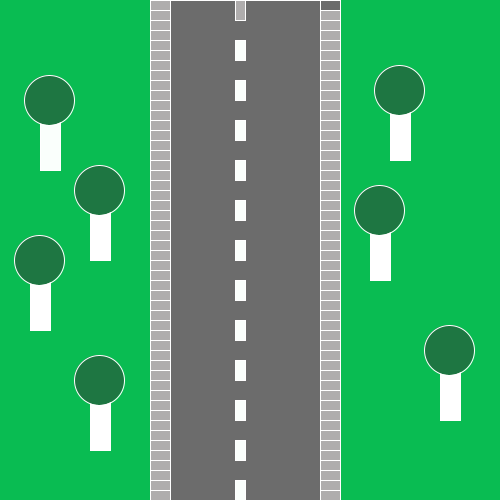
Frame 1 (no input)
Frame 60 (the mouse pressed at the canvas centre just before this capture): identical to frame 1, image omitted
Frame 120 (the mouse held since frame 60 and released just before this capture): identical to frame 1, image omitted

The Processing sketch that drew this single still picture (run headless with seeded random() and noise(); from frame 60 on, the mouse is pressed at the canvas centre):

// Processing sketch: road
// ── road.pde
void setup() {
  size(500, 500);
  background(#09BC52);
  yes(120, 500);
  yes(280, 500);
  road(150, 0);
  road2(320, 0);
  line(235, 0);
  
  //left side trees
  rect(40, 100, 20, 70);
  fill(#1E7642);
  ellipse(49, 100, 50, 50);
  noFill();
  
  fill(255);
  rect(90, 190, 20, 70);
  fill(#1E7642);
  ellipse(99, 190, 50, 50);
  noFill();
    
  fill(255);
  rect(30, 260, 20, 70);
  fill(#1E7642);
  ellipse(39, 260, 50, 50);
  noFill();
      
  fill(255);
  rect(90, 380, 20, 70);
  fill(#1E7642);
  ellipse(99, 380, 50, 50);
  noFill();
  //right side trees
    
  fill(255);
  rect(390, 90, 20, 70);
  fill(#1E7642);
  ellipse(399, 90, 50, 50);
  noFill();
    
  fill(255);
  rect(370, 210, 20, 70);
  fill(#1E7642);
  ellipse(379, 210, 50, 50);
  noFill();
      
  fill(255);
  rect(440, 350, 20, 70);
  fill(#1E7642);
  ellipse(449, 350, 50, 50);
  noFill();
  // end of tree :(
}

void draw() {
}

void yes(int xWaarde, int yWaarde) {


  for (int i = 0; i < 7; i++) {
    for (int j = 0; j < 8; j++) {
      rect(xWaarde, yWaarde, 20, 20);
      yWaarde += 10;
      xWaarde += 0;
      stroke(255);
      fill(#AFADAD);
    }
  }
}
void road(int kWaarde, int lWaarde) {
  for (int k = 0; k < 9; k++) {
    for (int l = 0; l < 7; l++) {
      rect(kWaarde, lWaarde, 20, 20);
      kWaarde += 0;
      lWaarde += 10;
      stroke(255);
      fill(#AFADAD);
    }
  }
}
void road2(int gWaarde, int hWaarde) {
  fill(108);
  rect(170, 0, 150, 500);
  for (int g = 0; g < 9; g++ ) {
    for (int h = 0; h < 7; h++ ) {
      rect(gWaarde, hWaarde, 20, 20);
      gWaarde += 0;
      hWaarde += 10;
      stroke(255);
      fill(#AFADAD);
    }
  }
}
void line(int oWaarde, int pWaarde) {
  for (int o = 0; o < 9; o++ ) {
    for (int p = 0; p < 7; p++ ) {
      rect(oWaarde, pWaarde, 10, 20);
      oWaarde += 0;
      pWaarde += 40;
      stroke(255);
      fill(#FAFFFC);
    }
  }
}
